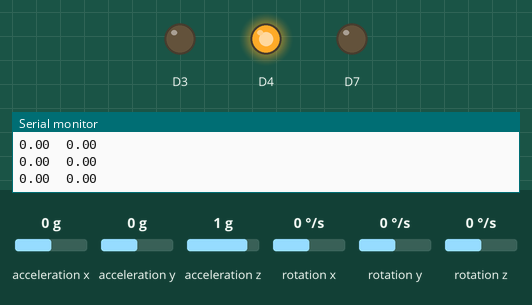
Bench run of a sketch on a simulated ESP8266 (NodeMCU). Shown: output pins drawn as LEDs (lit = HIGH, except the on-board LED, lit = LOW), the last lines printed to the serial monitor. The inputs (shaded band) are chosen by the test bench; at power-on: rotation z 0 °/s, acceleration x 0 g, acceleration y 0 g, acceleration z 1 g, rotation x 0 °/s, rotation y 0 °/s. WiFi joins after 1.5 s; servers stay silent unless stated.

Above: at 2.7 s.
2.8 s: rotation z set to -20 °/s
4.7 s: rotation z set to -25 °/s
At 6.0 s:
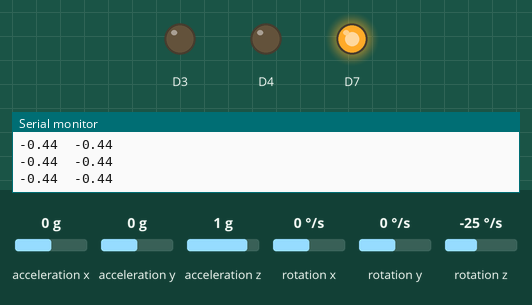
6.3 s: rotation z set to -4 °/s
8.0 s: rotation z set to -1 °/s
At 9.2 s:
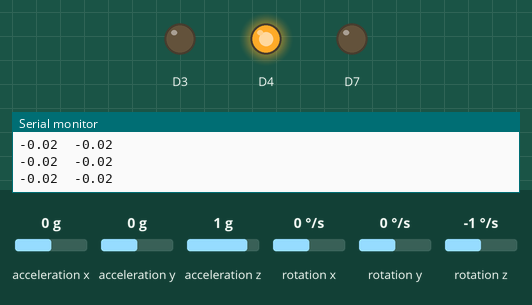
9.5 s: rotation z set to 20 °/s
11.4 s: rotation z set to 25 °/s
At 12.6 s:
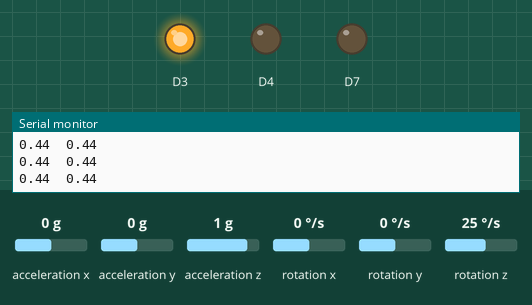
Timing chart, 0 to 13.9 s (numbered marks = the images above; inputs shaded):
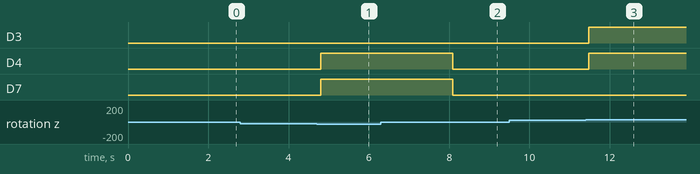

The sketch:

IMUUDP.ino
```cpp
#include <ESP8266WiFi.h>
#include <WiFiUdp.h>
#include "MPU9250.h"

// Wi-Fi connection variables
const char* ssid = "ssw";
const char* password = "ssw112233";
boolean wifiConnected = false;
String macAdr;

// UDP variables
unsigned int localPort = 8888;
unsigned int UDPPort = 6000;
IPAddress UDPBroadcast(192, 168, 0, 255);
WiFiUDP UDP;
boolean udpConnected = false;
char packetBuffer[UDP_TX_PACKET_MAX_SIZE];

// an MPU9250 object with the MPU-9250 sensor on I2C bus 0 with address 0x68
MPU9250 IMU(Wire, 0x68);
int status;
float sensorVal = 0;
float EMA_A = 0.6;
float EMA_S = 0;
float isMoving = false;

// variables
char ReplyBuffer[] = "IMU UDP acknowledge";

void setup() {
  Serial.begin(115200);
  while(!Serial) {}

  wifiConnected = connectWiFi();

  if (wifiConnected) {
    udpConnected = connectUDP();
    if (udpConnected) {
      // IMU
      status = IMU.begin();
      if (status < 0) {
        Serial.println("IMU initialization unsuccessful");
        Serial.println("Check IMU wiring or try cycling power");
        Serial.print("Status: ");
        Serial.println(status);
        while(1) {}
      }

      // PIN Setup
      pinMode(BUILTIN_LED, OUTPUT);
      pinMode(D3, OUTPUT);
      pinMode(D7, OUTPUT);
    }
  }
}

void loop() {
  if (wifiConnected) {
    if (udpConnected) {
      int packetSize = UDP.parsePacket();
      if (packetSize) {
        Serial.print("Received packet of size ");
        Serial.print(packetSize);
        Serial.print("From ");
        IPAddress remote = UDP.remoteIP();
        for (int i = 0; i < 4; i++) {
          Serial.print(remote[i], DEC);
          if (i < 3) {
            Serial.print(".");
          }
        }
        Serial.print(", port ");
        Serial.println(UDP.remotePort());

        // read the packet into packetBuffer
        UDP.read(packetBuffer, UDP_TX_PACKET_MAX_SIZE);
        Serial.println("Contents: ");
        Serial.println(packetBuffer);

        // send a reply to the IP address and port that sent us the packet we received
        UDP.beginPacket(UDPBroadcast, UDPPort);
        UDP.write(ReplyBuffer);
        UDP.endPacket();
      }

      // Read the IMU sensor
      IMU.readSensor();
      sensorVal = IMU.getGyroZ_rads();
      EMA_S = (EMA_A * sensorVal) + ((1 - EMA_A) * EMA_S);

      Serial.print(sensorVal);
      Serial.print("\t");
      Serial.println(EMA_S);

      if (EMA_S < -0.4 && !isMoving) {
        isMoving = true;
        digitalWrite(D7, 1);
        digitalWrite(BUILTIN_LED, 1);
        digitalWrite(D3, 0);
        char sendBuffer[] = "imuReverse";
        UDP.beginPacket(UDPBroadcast, UDPPort);
        UDP.write(sendBuffer);
        UDP.endPacket();
      } else if (EMA_S >= -0.04 && EMA_S <= 0.4 && isMoving) {
        isMoving = false;
        digitalWrite(D7, 0);
        digitalWrite(BUILTIN_LED, 0);
        digitalWrite(D3, 0);
        char sendBuffer[] = "imuIdle";
        UDP.beginPacket(UDPBroadcast, UDPPort);
        UDP.write(sendBuffer);
        UDP.endPacket();
      } else if (EMA_S > 0.4 && !isMoving) {
        isMoving = true;
        digitalWrite(D7, 0);
        digitalWrite(BUILTIN_LED, 1);
        digitalWrite(D3, 1);
        char sendBuffer[] = "imuObverse";
        UDP.beginPacket(UDPBroadcast, UDPPort);
        UDP.write(sendBuffer);
        UDP.endPacket();
      }

      // interaction

    }
  }

  delay(100);
}


/*
   Connect to Wi-Fi and UDP
*/

// connect to UDP - return true if successful or false if not
boolean connectUDP() {
  boolean state = false;

  Serial.print("");
  Serial.println("Connecting to UDP...");

  if (UDP.begin(localPort) == 1) {
    Serial.println("UDP Connection successful.");
    state = true;
  } else {
    Serial.println("UDP Connection failed.");
  }
  return state;
}

// connect to Wi-Fi - return true if successful or false if not
boolean connectWiFi() {
  boolean state = true;
  int i = 0;
  WiFi.begin(ssid, password);

  Serial.println("");
  Serial.println("Connecting to WiFi...");

  // Wait for connect to Wi-Fi
  Serial.print("Connecting");
  while (WiFi.status() != WL_CONNECTED) {
    delay(500);
    Serial.print(".");
    if (i > 10) {
      state = false;
      break;
    }
    i++;
  }

  if (state) {
    Serial.println("");
    Serial.print("Connected to ");
    Serial.println(ssid);
    Serial.print("IP addredd: ");
    Serial.println(WiFi.localIP());
    Serial.printf("Chip ID = %08X\n", ESP.getChipId());
    Serial.print("MAC addredd: ");
    macAdr = WiFi.macAddress();
    Serial.println(macAdr);
  } else {
    Serial.println("");
    Serial.println("WiFi Connection failed.");
  }
  return state;
}
```

Measured:
- the behaviour switches between -22 and -23 °/s on rotation z (found by bisection; images 0 and 1)
- the behaviour switches between -3 and -2 °/s on rotation z (found by bisection; images 1 and 2)
- the behaviour switches between 22 and 23 °/s on rotation z (found by bisection; images 2 and 3)
- after the input at 4.7 s, D4, D7: LOW → HIGH after 0.10 s
- after the input at 8.0 s, D4, D7: HIGH → LOW after 0.08 s
- after the input at 11.4 s, D3, D4: LOW → HIGH after 0.08 s
